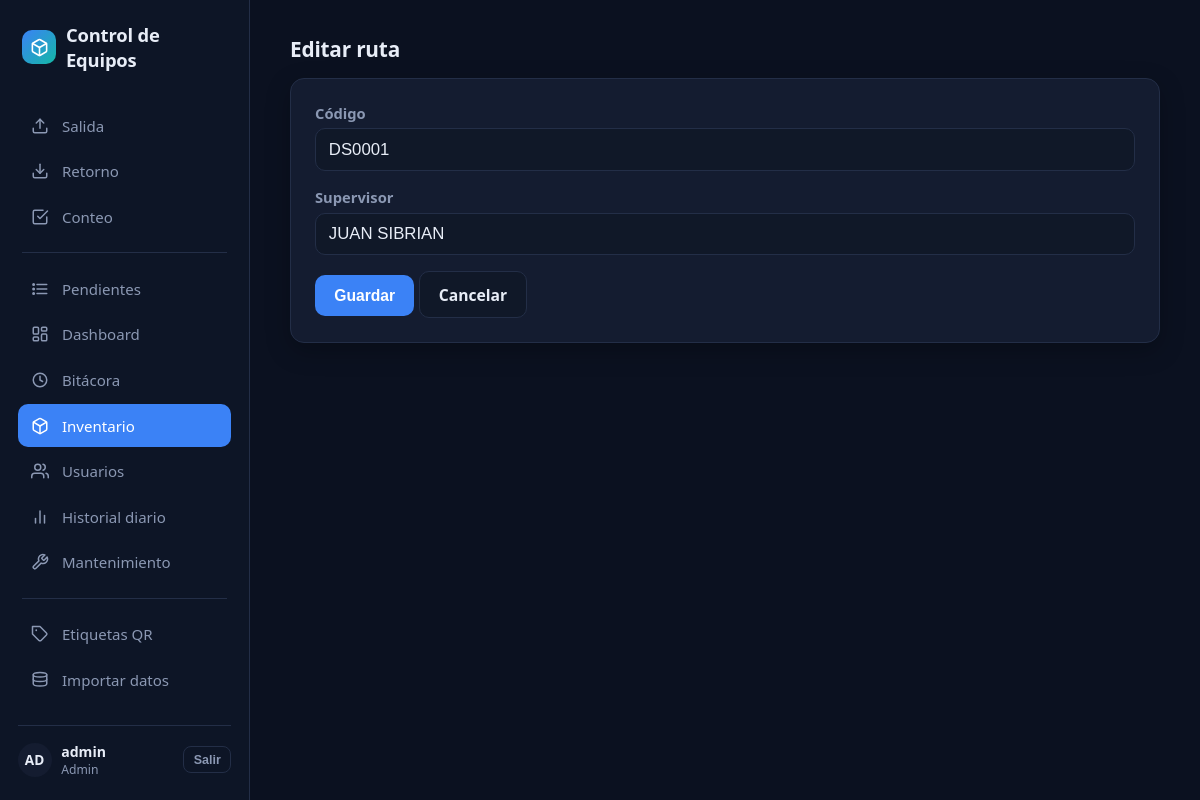
Screenshot of /inventario/rutas/1/editar (signed in) with the database file from the repository.
### tables this page shows
CREATE TABLE "usuarios" (
    id      INTEGER PRIMARY KEY AUTOINCREMENT,
    nombre  TEXT NOT NULL UNIQUE,
    activo  BOOLEAN NOT NULL DEFAULT 1
, password_hash TEXT NOT NULL DEFAULT '', rol TEXT NOT NULL DEFAULT 'operador' CHECK (rol IN ('admin','operador')));

CREATE TABLE rutas (
    id          INTEGER PRIMARY KEY AUTOINCREMENT,
    codigo      TEXT NOT NULL UNIQUE,
    supervisor  TEXT,
    activa      BOOLEAN NOT NULL DEFAULT 1
);

### app/inventario.py (the view, shortened to what this page needs)
@bp.route("/rutas/<int:ruta_id>/editar", methods=["GET", "POST"])
@requiere_admin
def editar_ruta(ruta_id):
    db = get_db()
    ruta = db.execute("SELECT * FROM rutas WHERE id = ?", (ruta_id,)).fetchone()
    if ruta is None:
        flash("Esa ruta no existe.", "error")
        return redirect(url_for("inventario.rutas"))
    return render_template("inventario/editar_ruta.html", ruta=ruta)

### app/auth.py (called while the page is built)
def cargar_usuario(usuario_id: str):
    fila = get_db().execute(
        "SELECT id, nombre, rol FROM usuarios WHERE id = ? AND activo = 1", (usuario_id,)
    ).fetchone()
    return Usuario(fila["id"], fila["nombre"], fila["rol"]) if fila else None

def requiere_admin(vista):
    @wraps(vista)
    @login_required
    def envoltura(*args, **kwargs):
        if current_user.rol != "admin":
            abort(403)
        return vista(*args, **kwargs)
    return envoltura

### app/db.py (called while the page is built)
def get_db() -> sqlite3.Connection:
    if "db" not in g:
        g.db = sqlite3.connect(current_app.config["DATABASE"])
        g.db.row_factory = sqlite3.Row
        g.db.execute("PRAGMA foreign_keys = ON")
        g.db.execute("PRAGMA journal_mode = WAL")
        g.db.execute("PRAGMA busy_timeout = 5000")
    return g.db

### app/templates/inventario/editar_ruta.html (shortened to what this page needs)
{% extends "base.html" %}
{% block contenido %}
<h2>Editar ruta</h2>
<div class="tarjeta">
  <form method="post">
    <label for="codigo">Código</label>
    <input type="text" id="codigo" name="codigo" value="{{ ruta['codigo'] }}">
    <label for="supervisor">Supervisor</label>
    <input type="text" id="supervisor" name="supervisor" value="{{ ruta['supervisor'] or '' }}">
    <button type="submit">Guardar</button>
    <a class="boton secundario" href="{{ url_for('inventario.rutas') }}">Cancelar</a>
  </form>
</div>
{% endblock %}

### app/templates/base.html (shortened to what this page needs)
<!doctype html>
<html lang="es">
<head>
</head>
<body>
{% macro icono(nombre) -%}
{% if nombre == 'salida' %}<svg viewBox="0 0 24 24" fill="none" stroke="currentColor" stroke-width="2" stroke-linecap="round" stroke-linejoin="round"><path d="M21 15v4a2 2 0 0 1-2 2H5a2 2 0 0 1-2-2v-4"/><polyline points="17 8 12 3 7 8"/><line x1="12" y1="3" x2="12" y2="15"/></svg>
{%- elif nombre == 'retorno' %}<svg viewBox="0 0 24 24" fill="none" stroke="currentColor" stroke-width="2" stroke-linecap="round" stroke-linejoin="round"><path d="M21 15v4a2 2 0 0 1-2 2H5a2 2 0 0 1-2-2v-4"/><polyline points="7 10 12 15 17 10"/><line x1="12" y1="15" x2="12" y2="3"/></svg>
{%- elif nombre == 'dashboard' %}<svg viewBox="0 0 24 24" fill="none" stroke="currentColor" stroke-width="2" stroke-linecap="round" stroke-linejoin="round"><rect x="3" y="3" width="7" height="9" rx="1.5"/><rect x="14" y="3" width="7" height="5" rx="1.5"/><rect x="14" y="12" width="7" height="9" rx="1.5"/><rect x="3" y="16" width="7" height="5" rx="1.5"/></svg>
{%- elif nombre == 'bitacora' %}<svg viewBox="0 0 24 24" fill="none" stroke="currentColor" stroke-width="2" stroke-linecap="round" stroke-linejoin="round"><circle cx="12" cy="12" r="9"/><polyline points="12 7 12 12 15.5 14"/></svg>
{%- elif nombre == 'inventario' %}<svg viewBox="0 0 24 24" fill="none" stroke="currentColor" stroke-width="2" stroke-linecap="round" stroke-linejoin="round"><path d="M21 16V8a2 2 0 0 0-1-1.73l-7-4a2 2 0 0 0-2 0l-7 4A2 2 0 0 0 3 8v8a2 2 0 0 0 1 1.73l7 4a2 2 0 0 0 2 0l7-4A2 2 0 0 0 21 16z"/><polyline points="3.27 6.96 12 12.01 20.73 6.96"/><line x1="12" y1="22.08" x2="12" y2="12"/></svg>
{%- elif nombre == 'usuarios' %}<svg viewBox="0 0 24 24" fill="none" stroke="currentColor" stroke-width="2" stroke-linecap="round" stroke-linejoin="round"><path d="M17 21v-2a4 4 0 0 0-4-4H5a4 4 0 0 0-4 4v2"/><circle cx="9" cy="7" r="4"/><path d="M23 21v-2a4 4 0 0 0-3-3.87"/><path d="M16 3.13a4 4 0 0 1 0 7.75"/></svg>
{%- elif nombre == 'etiquetas' %}<svg viewBox="0 0 24 24" fill="none" stroke="currentColor" stroke-width="2" stroke-linecap="round" stroke-linejoin="round"><path d="M20.59 13.41 13.42 20.58a2 2 0 0 1-2.83 0L2 12V2h10l8.59 8.59a2 2 0 0 1 0 2.82Z"/><circle cx="7" cy="7" r="1.2" fill="currentColor" stroke="none"/></svg>
{%- elif nombre == 'datos' %}<svg viewBox="0 0 24 24" fill="none" stroke="currentColor" stroke-width="2" stroke-linecap="round" stroke-linejoin="round"><ellipse cx="12" cy="5" rx="9" ry="3"/><path d="M3 5v6c0 1.66 4 3 9 3s9-1.34 9-3V5"/><path d="M3 11v6c0 1.66 4 3 9 3s9-1.34 9-3v-6"/></svg>
{%- elif nombre == 'historial-diario' %}<svg viewBox="0 0 24 24" fill="none" stroke="currentColor" stroke-width="2" stroke-linecap="round" stroke-linejoin="round"><line x1="18" y1="20" x2="18" y2="10"/><line x1="12" y1="20" x2="12" y2="4"/><line x1="6" y1="20" x2="6" y2="14"/></svg>
{%- elif nombre == 'conteo' %}<svg viewBox="0 0 24 24" fill="none" stroke="currentColor" stroke-width="2" stroke-linecap="round" stroke-linejoin="round"><path d="M9 11l3 3L22 4"/><path d="M21 12v7a2 2 0 0 1-2 2H5a2 2 0 0 1-2-2V5a2 2 0 0 1 2-2h11"/></svg>
{%- elif nombre == 'pendientes' %}<svg viewBox="0 0 24 24" fill="none" stroke="currentColor" stroke-width="2" stroke-linecap="round" stroke-linejoin="round"><line x1="8" y1="6" x2="21" y2="6"/><line x1="8" y1="12" x2="21" y2="12"/><line x1="8" y1="18" x2="21" y2="18"/><circle cx="3.5" cy="6" r="1" fill="currentColor"/><circle cx="3.5" cy="12" r="1" fill="currentColor"/><circle cx="3.5" cy="18" r="1" fill="currentColor"/></svg>
{%- elif nombre == 'mantenimiento' %}<svg viewBox="0 0 24 24" fill="none" stroke="currentColor" stroke-width="2" stroke-linecap="round" stroke-linejoin="round"><path d="M14.7 6.3a1 1 0 0 0 0 1.4l1.6 1.6a1 1 0 0 0 1.4 0l3.77-3.77a6 6 0 0 1-7.94 7.94l-6.91 6.91a2.12 2.12 0 0 1-3-3l6.91-6.91a6 6 0 0 1 7.94-7.94l-3.76 3.76z"/></svg>
{%- endif %}
{%- endmacro %}
<div class="app-shell">
  {% if current_user.is_authenticated %}
  <aside class="sidebar">
    <a class="marca" href="{{ url_for('escaneo.salida') }}">
      <span class="icono-marca">
      </span>
      Control de Equipos
    </a>
    <nav>
      <a href="{{ url_for('escaneo.salida') }}" class="{{ 'activo' if request.endpoint == 'escaneo.salida' }}">{{ icono('salida') }}<span>Salida</span></a>
      <a href="{{ url_for('escaneo.retorno') }}" class="{{ 'activo' if request.endpoint == 'escaneo.retorno' }}">{{ icono('retorno') }}<span>Retorno</span></a>
      <a href="{{ url_for('conteo.ver') }}" class="{{ 'activo' if request.endpoint and request.endpoint.startswith('conteo.') }}">{{ icono('conteo') }}<span>Conteo</span></a>
      {% if current_user.rol == 'admin' %}
      <div class="separador"></div>
      <a href="{{ url_for('pendientes.ver') }}" class="{{ 'activo' if request.endpoint == 'pendientes.ver' }}">{{ icono('pendientes') }}<span>Pendientes</span></a>
      <a href="{{ url_for('dashboard.ver') }}" class="{{ 'activo' if request.endpoint == 'dashboard.ver' }}">{{ icono('dashboard') }}<span>Dashboard</span></a>
      <a href="{{ url_for('bitacora.ver') }}" class="{{ 'activo' if request.endpoint == 'bitacora.ver' }}">{{ icono('bitacora') }}<span>Bitácora</span></a>
      <a href="{{ url_for('inventario.listado') }}" class="{{ 'activo' if request.endpoint and request.endpoint.startswith('inventario.') }}">{{ icono('inventario') }}<span>Inventario</span></a>
      <a href="{{ url_for('usuarios.listado') }}" class="{{ 'activo' if request.endpoint and request.endpoint.startswith('usuarios.') }}">{{ icono('usuarios') }}<span>Usuarios</span></a>
      <a href="{{ url_for('historial.ver') }}" class="{{ 'activo' if request.endpoint == 'historial.ver' }}">{{ icono('historial-diario') }}<span>Historial diario</span></a>
      <a href="{{ url_for('mantenimiento.ver') }}" class="{{ 'activo' if request.endpoint and request.endpoint.startswith('mantenimiento.') }}">{{ icono('mantenimiento') }}<span>Mantenimiento</span></a>
      <div class="separador"></div>
      <a href="{{ url_for('etiquetas.ver') }}" class="{{ 'activo' if request.endpoint and request.endpoint.startswith('etiquetas.') }}">{{ icono('etiquetas') }}<span>Etiquetas QR</span></a>
      <a href="{{ url_for('datos.ver') }}" class="{{ 'activo' if request.endpoint and request.endpoint.startswith('datos.') }}">{{ icono('datos') }}<span>Importar datos</span></a>
      {% endif %}
    </nav>
    <div class="usuario-box">
      <div class="avatar">{{ current_user.nombre[:2]|upper }}</div>
      <div class="datos">
        <div class="nombre">{{ current_user.nombre }}</div>
        <div class="rol">{{ 'Admin' if current_user.rol == 'admin' else 'Operador' }}</div>
      </div>
      <form method="post" action="{{ url_for('auth.logout') }}">
        <button type="submit" class="secundario">Salir</button>
      </form>
    </div>
  </aside>
  {% endif %}
  <div class="main-area">
    <main class="{{ '' if current_user.is_authenticated else 'centrado' }}">
      {% block contenido %}{% endblock %}
    </main>
  </div>
</div>
</body>
</html>

### app/templates/base.html (style rules this page uses)
:root { color-scheme: dark; --bg: #0b1120; --bg-sidebar: #0d1526; --bg-card: #141c30; --bg-card-soft: #101828; --border: #232e47; --text: #e8edf7; --text-muted: #8b98b3; --accent: #3b82f6; --accent-dark: #2563eb; --teal: #14b8a6; --amber: #f59e0b; --red: #ef4444; --green: #22c55e; --blue: #3b82f6; --radius: 14px; }
* { box-sizing: border-box; }
body { font-family: "Segoe UI", system-ui, -apple-system, Arial, sans-serif; margin: 0; background: var(--bg); color: var(--text); -webkit-font-smoothing: antialiased; }
a { color: inherit; }
.app-shell { display: flex; min-height: 100vh; }
.sidebar { width: 250px; flex-shrink: 0; background: var(--bg-sidebar); border-right: 1px solid var(--border); display: flex; flex-direction: column; padding: 1.4rem 1.1rem; }
.sidebar .marca { display: flex; align-items: center; gap: 0.6rem; font-weight: 800; font-size: 1.15rem; letter-spacing: -0.01em; text-decoration: none; color: var(--text); margin-bottom: 2rem; padding: 0 0.3rem; }
.sidebar .marca .icono-marca { width: 34px; height: 34px; border-radius: 10px; background: linear-gradient(135deg, var(--accent), var(--teal)); display: flex; align-items: center; justify-content: center; flex-shrink: 0; }
.sidebar nav { display: flex; flex-direction: column; gap: 0.2rem; flex: 1; }
.sidebar nav a { display: flex; align-items: center; gap: 0.8rem; padding: 0.7rem 0.85rem; border-radius: 10px; color: var(--text-muted); text-decoration: none; font-size: 0.94rem; font-weight: 500; transition: background 0.12s, color 0.12s; }
.sidebar nav a svg { width: 18px; height: 18px; flex-shrink: 0; }
.sidebar nav a.activo { background: var(--accent); color: white; }
.sidebar nav .separador { height: 1px; background: var(--border); margin: 0.7rem 0.3rem; }
.sidebar .usuario-box { border-top: 1px solid var(--border); padding-top: 1rem; margin-top: 1rem; display: flex; align-items: center; gap: 0.6rem; }
.sidebar .usuario-box .avatar { width: 34px; height: 34px; border-radius: 50%; background: var(--bg-card); display: flex; align-items: center; justify-content: center; font-weight: 700; font-size: 0.85rem; flex-shrink: 0; color: var(--text); }
.sidebar .usuario-box .datos { flex: 1; min-width: 0; }
.sidebar .usuario-box .nombre { font-size: 0.88rem; font-weight: 600; white-space: nowrap; overflow: hidden; text-overflow: ellipsis; }
.sidebar .usuario-box .rol { font-size: 0.76rem; color: var(--text-muted); }
.sidebar .usuario-box button { background: transparent; border: 1px solid var(--border); color: var(--text-muted); padding: 0.35rem 0.6rem; font-size: 0.78rem; border-radius: 8px; }
.main-area { flex: 1; min-width: 0; }
main { padding: 2.2rem 2.5rem 4rem; max-width: 1180px; margin: 0 auto; }
h1, h2, h3 { font-weight: 700; letter-spacing: -0.01em; }
h2 { font-size: 1.3rem; margin: 0 0 0.9rem; }
.tarjeta { background: var(--bg-card); border: 1px solid var(--border); border-radius: var(--radius); padding: 1.5rem; box-shadow: 0 8px 24px rgba(0,0,0,0.25); margin-bottom: 1.5rem; }
label { font-weight: 600; display: block; margin-bottom: 0.35rem; font-size: 0.92rem; color: var(--text-muted); }
input[type=text], input[type=password], input[type=date], input[type=number], select { font-size: 1.05rem; padding: 0.65rem 0.8rem; width: 100%; background: var(--bg-card-soft); border: 1px solid var(--border); color: var(--text); border-radius: 10px; margin-bottom: 1rem; outline: none; transition: border-color 0.12s; }
button, .boton { font-size: 0.98rem; font-weight: 600; padding: 0.7rem 1.2rem; border-radius: 10px; border: none; background: var(--accent); color: white; cursor: pointer; text-decoration: none; display: inline-block; transition: background 0.12s, transform 0.05s; }
button.secundario, .boton.secundario { background: var(--bg-card-soft); color: var(--text); border: 1px solid var(--border); }

### rows the page displays
usuarios: nombre "AD", nombre "admin", rol "Admin"
rutas: codigo "DS0001", supervisor "JUAN SIBRIAN"
